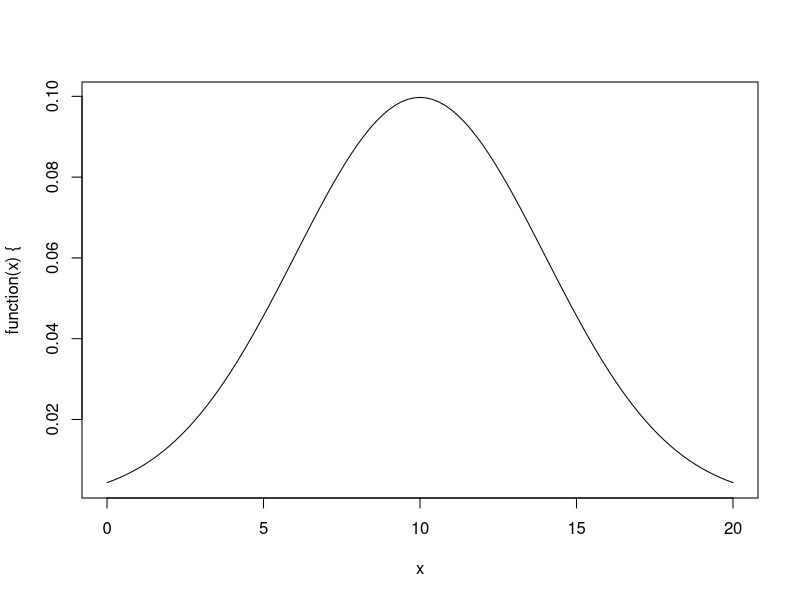
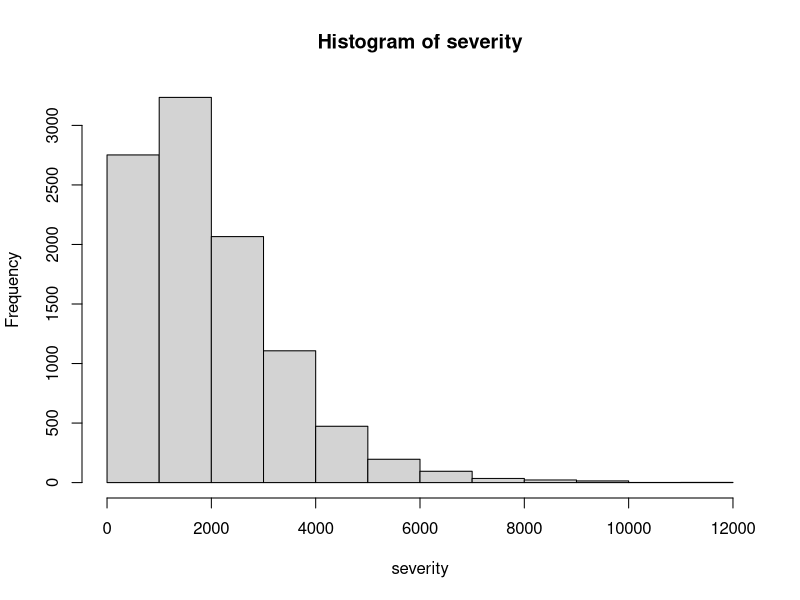
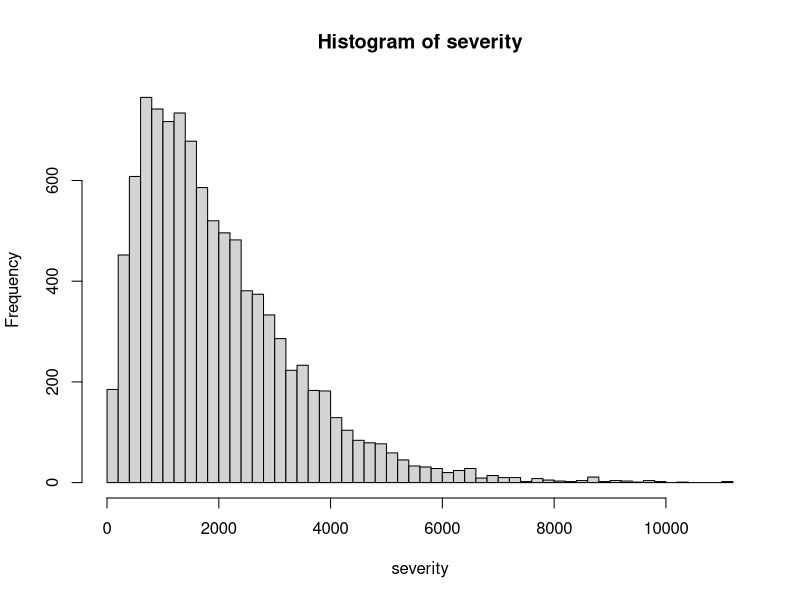
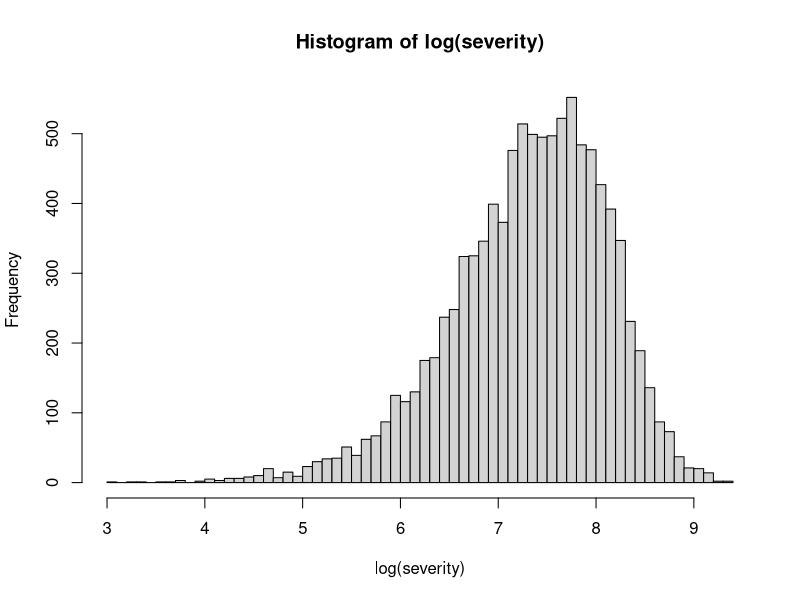
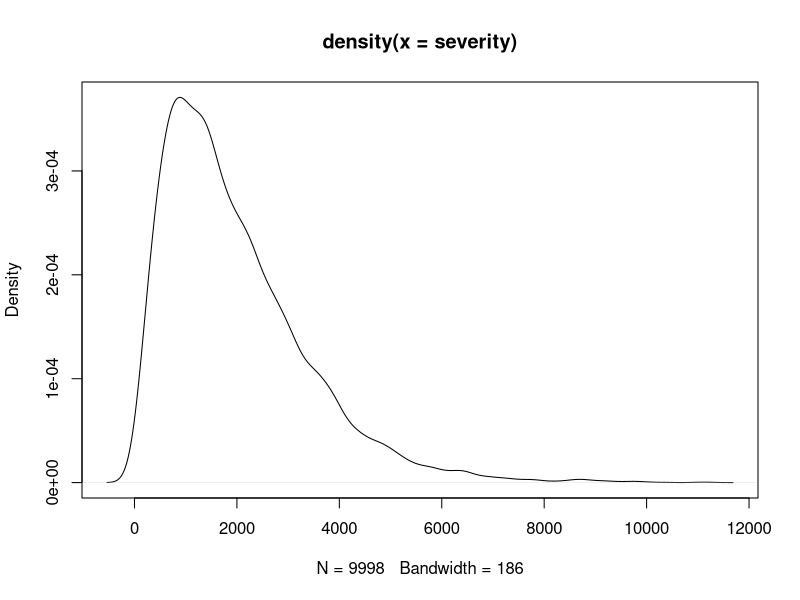
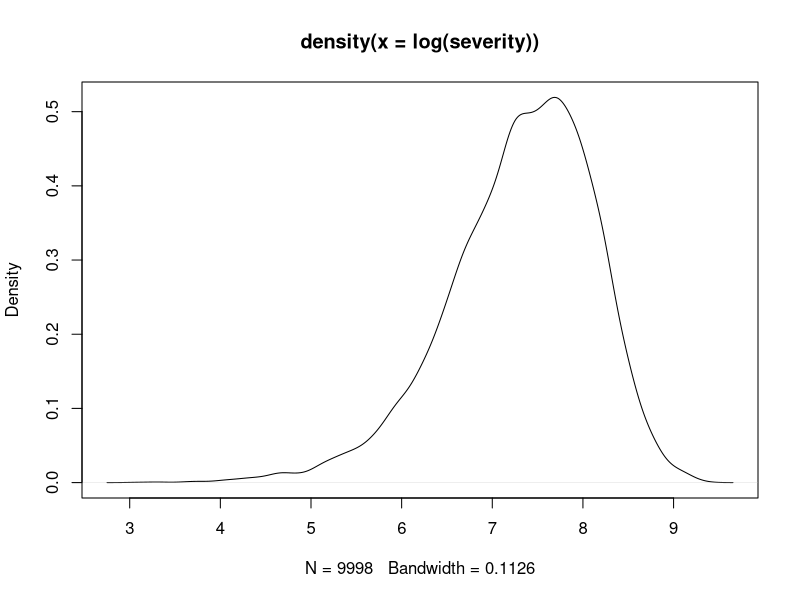
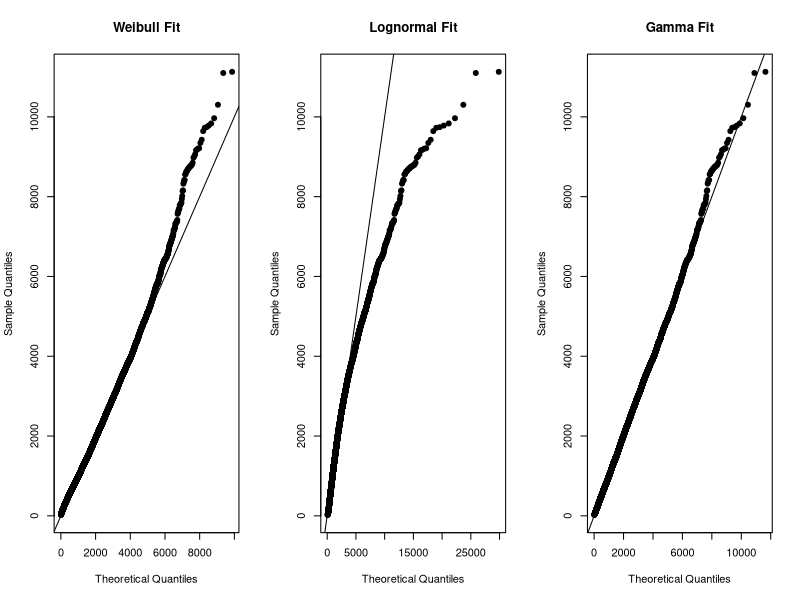
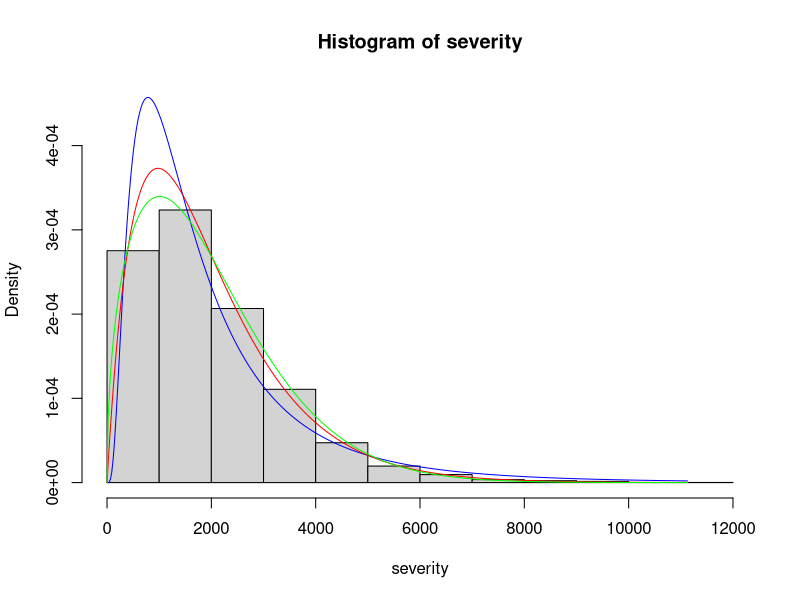

Recreate these plots in R, in order.
## ---- chunk 1
mu <- 10000
CV <- 0.30
sd <- mu * CV
x <- seq(mu - sd*3, mu + sd * 3, length.out = 20)
p <- seq(.05, .95, by = .05)

dnorm(x, mu, sd)
pnorm(x, mu, sd)
qnorm(p, mu, sd)
rnorm(10, mu, sd)

dlnorm(x, log(mu), log(sd))
plnorm(x, log(mu), log(sd))

plot(function(x) {dnorm(x, 10, 4)}, 0, 20)
## ---- chunk 2
set.seed(8910)
years <- 2001:2010
frequency <- 1000

N <- rpois(length(years), frequency)

sevShape <- 2
sevScale <- 1000
severity <- rgamma(sum(N), sevShape, scale = sevScale)

summary(severity)
## ---- chunk 3
hist(severity)
hist(severity, breaks = 50)

hist(log(severity), breaks = 50)
## ---- chunk 4
plot(density(severity))

plot(density(log(severity)))
## ---- chunk 5
library(MASS)

fitGamma <- fitdistr(severity, "gamma")
fitLognormal <- fitdistr(severity, "lognormal")
fitWeibull <- fitdistr(severity, "Weibull")

fitGamma
fitLognormal
fitWeibull
## ---- chunk 6
probabilities = (1:(sum(N)))/(sum(N)+1)

weibullQ <- qweibull(probabilities, coef(fitWeibull)[1], coef(fitWeibull)[2])
lnQ <- qlnorm(probabilities, coef(fitLognormal)[1], coef(fitLognormal)[2])
gammaQ <- qgamma(probabilities, coef(fitGamma)[1], coef(fitGamma)[2])

sortedSeverity <- sort(severity)
oldPar <- par(mfrow = c(1,3))
plot(sort(weibullQ), sortedSeverity, xlab = 'Theoretical Quantiles', ylab = 'Sample Quantiles', pch=19, main = "Weibull Fit")
abline(0,1)

plot(sort(lnQ), sortedSeverity, xlab = 'Theoretical Quantiles', ylab = 'Sample Quantiles', pch=19, main = "Lognormal Fit")
abline(0,1)

plot(sort(gammaQ), sortedSeverity, xlab = 'Theoretical Quantiles', ylab = 'Sample Quantiles', pch=19, main = "Gamma Fit")
abline(0,1)

par(oldPar)
## ---- chunk 7
sampleLogMean <- fitLognormal$estimate[1]
sampleLogSd <- fitLognormal$estimate[2]

sampleShape <- fitGamma$estimate[1]
sampleRate <- fitGamma$estimate[2]

sampleShapeW <- fitWeibull$estimate[1]
sampleScaleW <- fitWeibull$estimate[2]

x <- seq(0, max(severity), length.out=500)
yLN <- dlnorm(x, sampleLogMean, sampleLogSd)
yGamma <- dgamma(x, sampleShape, sampleRate)
yWeibull <- dweibull(x, sampleShapeW, sampleScaleW)

hist(severity, freq=FALSE, ylim=range(yLN, yGamma))

lines(x, yLN, col="blue")
lines(x, yGamma, col="red")
lines(x, yWeibull, col="green")
## ---- chunk 8
sampleCumul <- seq(1, length(severity)) / length(severity)
stepSample  <- stepfun(sortedSeverity, c(0, sampleCumul), f = 0)
yGamma <- pgamma(sortedSeverity, sampleShape, sampleRate)
yWeibull <- pweibull(sortedSeverity, sampleShapeW, sampleScaleW)
yLN <- plnorm(sortedSeverity, sampleLogMean, sampleLogSd)

plot(stepSample, col="black", main = "K-S Gamma")
lines(sortedSeverity, yGamma, col = "blue")

plot(stepSample, col="black", main = "K-S Weibull")
lines(sortedSeverity, yWeibull, col = "blue")

plot(stepSample, col="black", main = "K-S Lognormal")
lines(sortedSeverity, yLN, col = "blue")
## ---- chunk 9
testGamma <- ks.test(severity, "pgamma", sampleShape, sampleRate)
testLN <- ks.test(severity, "plnorm", sampleLogMean, sampleLogSd)
testWeibull <- ks.test(severity, "pweibull", sampleShapeW, sampleScaleW)

testGamma
testLN
testWeibull
## ---- chunk 10
quadraticFun <- function(a, b, c){
  function(x) a*x^2 + b*x + c
}

myQuad <- quadraticFun(a=4, b=-3, c=3)
plot(myQuad, -10, 10)
## ---- chunk 11
myResult <- optim(8, myQuad)
myResult
## ---- chunk 12
myOtherQuad <- quadraticFun(-6, 20, -5)
plot(myOtherQuad, -10, 10)
myResult <- optim(8, myOtherQuad)
myResult <- optim(8, myOtherQuad, control = list(fnscale=-1))
## ---- chunk 13
severity <- 10000
CV <- .3
sigma <- sqrt(log(1 + CV^2))
mu <- log(severity) - sigma^2/2
plot(function(x) dlnorm(x), mu, sigma, ylab="LN f(x)")
